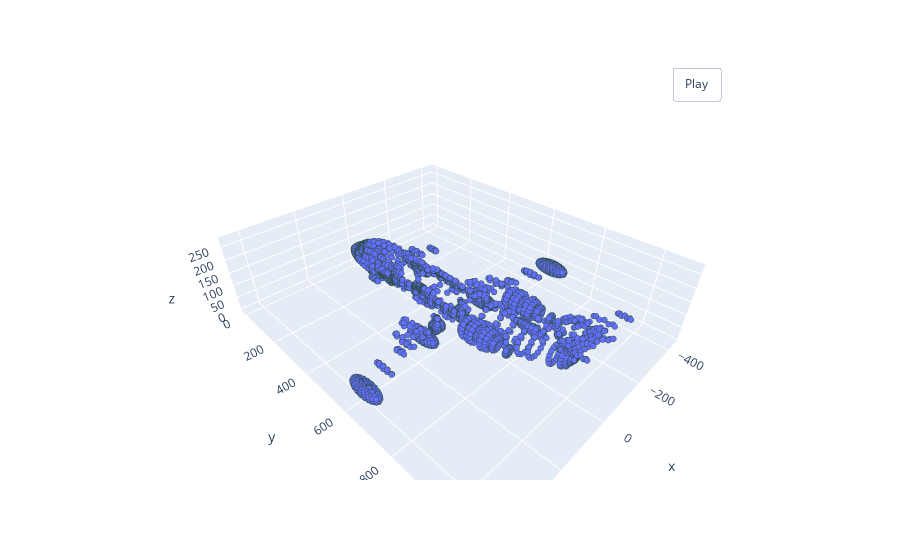

The notebook cell this image was saved under:
### Code cell
# now i want to visualize the point cloud from off file
pcshow(x,y,z)

### Figure 1 — Plotly figure (JSON) as saved in the notebook; plotly's stock layout.template omitted (floating-point values rounded to 4 significant figures; data arrays with more than 128 entries replaced by an {"elided": "..."} marker saying what was removed)
{"data": [{"marker": {"line": {"color": "DarkSlateGrey", "width": 2}, "size": 2}, "mode": "markers", "type": "scatter3d", "x": {"elided": "11634 float values"}, "y": {"elided": "11634 float values"}, "z": {"elided": "11634 float values"}}], "layout": {"updatemenus": [{"buttons": [{"args": [null, {"frame": {"duration": 50, "redraw": true}, "fromcurrent": true, "mode": "immediate", "transition": {"duration": 0}}], "label": "Play", "method": "animate"}], "pad": {"r": 10, "t": 45}, "showactive": false, "type": "buttons", "x": 0.8, "xanchor": "left", "y": 1, "yanchor": "bottom"}]}}
